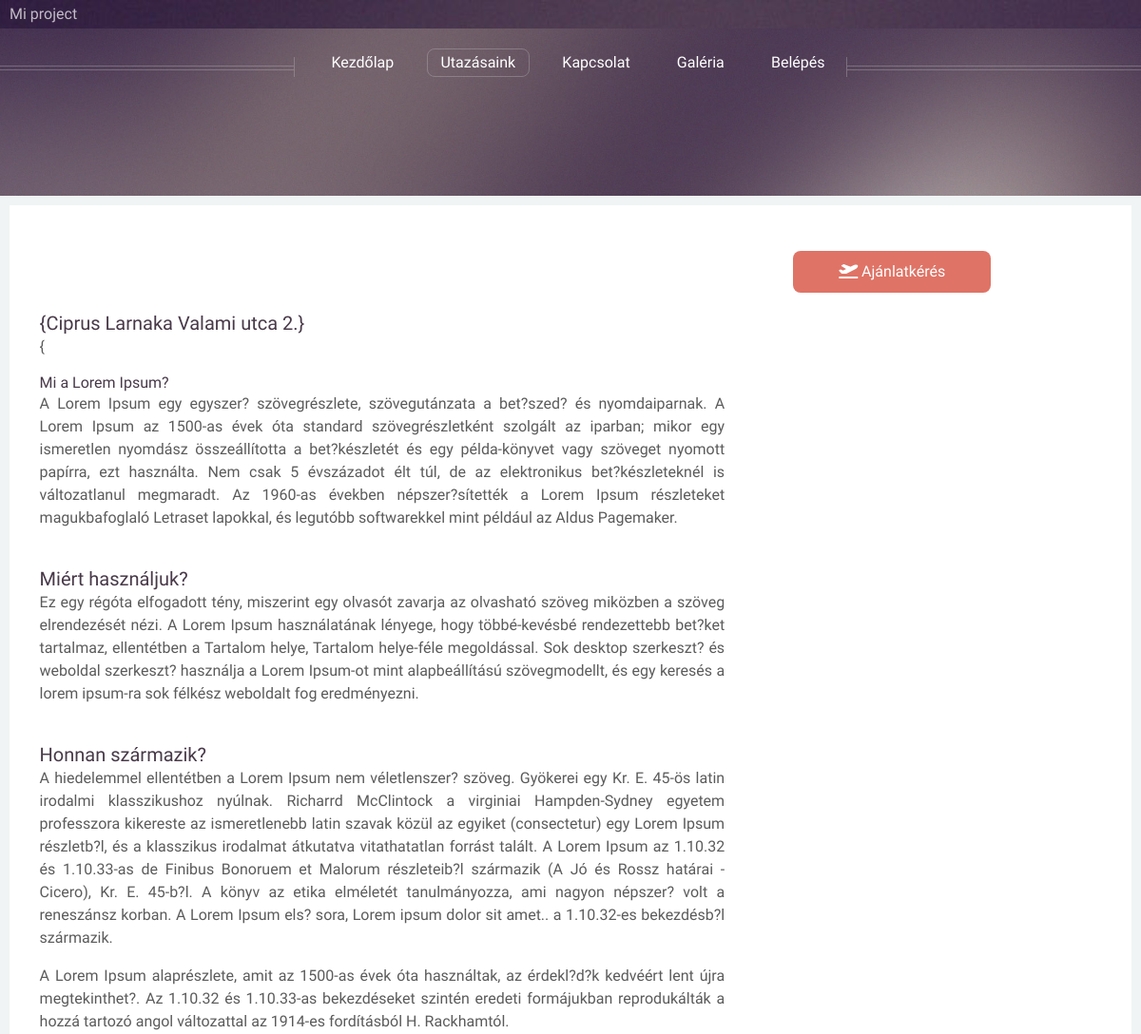
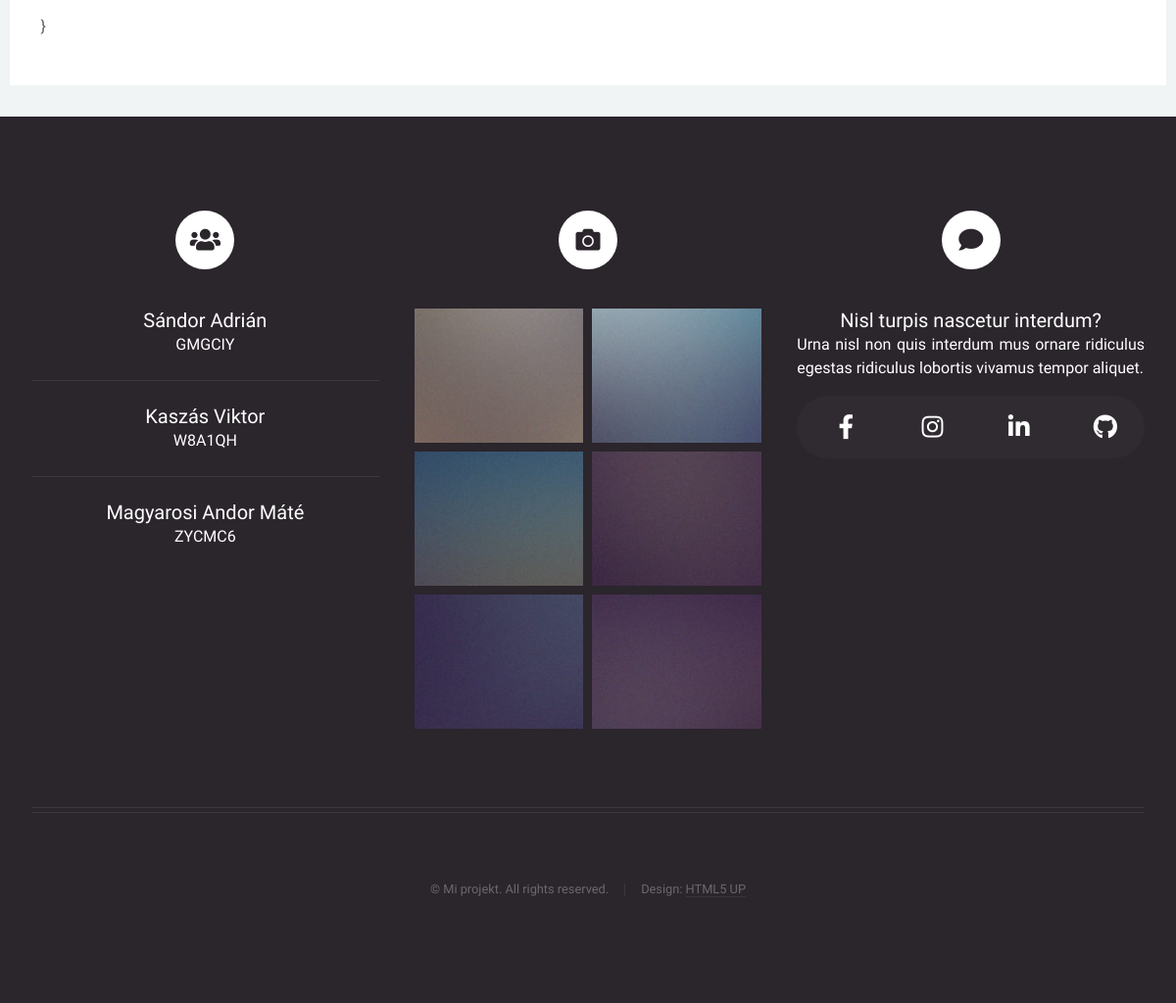
The page /?page=travels on the database its author committed (2 pictures, top to bottom).
### tables this page shows
CREATE TABLE IF NOT EXISTS trips (
	TripId INT NOT NULL AUTO_INCREMENT,
    Country varchar(128),
    Hotel varchar(128),
	City varchar(64),
    Address varchar(128),
    Content text,
    Map varchar(512),
	PRIMARY KEY (TripId)
);

### index.php (called while the page is built)
<?php
include('./Includes/config.inc.php');
$find = current($pages);
if (isset($_GET['page'])) {
	if (isset($pages[$_GET['page']]) && file_exists("./Templates/Pages/{$pages[$_GET['page']]['file']}.tpl.php")) {
		$find = $pages[$_GET['page']];
	}
	else {
		$find = $errorPage;
		header("HTTP/1.0 404 Not Found");
	}
}
include('./Templates/index.tpl.php');
?>

### Includes/config.inc.php (called while the page is built, shortened)
<?php
$header = array(
    'imagePath' => 'Git.png',
    'imageDef' => 'gitLogo',
	'title' => 'Mi project'
);
$pages = array(
	'/' => array('file' => 'home', 'texts' => 'Kezdőlap', 'menun' => array(1,1)),
    'travels' => array('file' => 'travels', 'texts' => 'Utazásaink', 'menun' => array(1,1)),
    'contact' => array('file' => 'contact', 'texts' => 'Kapcsolat', 'menun' => array(1,1)),
    'messages' => array('file' => 'messages', 'texts' => 'Üzeneteim', 'menun' => array(0,1)),
    'gallery' => array('file' => 'gallery', 'texts' => 'Galéria', 'menun' => array(1,1)),
    'signInUp' => array('file' => 'signInUp', 'texts' => 'Belépés', 'menun' => array(1,0)),
    'signOut' => array('file' => 'signOut', 'texts' => 'Kijelentkezés', 'menun' => array(0,1)),
    'login' => array('file' => 'login', 'texts' => '', 'menun' => array(0,0)),
    'registration' => array('file' => 'registration', 'texts' => '', 'menun' => array(0,0)),
    'mail' => array('file' => 'mail', 'texts' => '', 'menun' => array(0,0))
);
?>

### Templates/Pages/travels.tpl.php (the view, shortened to what this page needs)
<div class="homepage is-preload">
<?php
$dbHost = 'localhost';
$dbUsername = 'root';
$dbPassword = '';
$dbName = 'Mi';
$conn = new mysqli($dbHost, $dbUsername, $dbPassword, $dbName);
$sql = "SELECT * FROM trips where TripId=1";
$result = $conn->query($sql);
if ($result->num_rows > 0) {
    echo "<div class=\"wrapper style1\">
	<div class=\"container\">
		<div class=\"row gtr-200\">
            <div class=\"col-8 col-12-mobile\" id=\"content\">";
    while($row = $result->fetch_assoc()) {
        echo "<article>";
        echo "<header>";
        echo "<h3><a href='#'>{".$row['Country']." ".$row['City']." ".$row['Address']."}</a></h3>";
        echo "</header>";
        echo "<p>{".$row['Content']."}</p>";
        echo "</article>";
    }
    echo "
    </div>
    <div class=\"col-4 col-12-mobile\" id=\"content\">
        <a href=\"/?page=contact\" class=\"button\"><i class=\"fas fa-plane-departure\"></i></i> Ajánlatkérés</a>
    </div>
	</div>
    </div>
    </div>";
} else {
    echo "Nincs találat az adatbázisban.";
}
?>
</div>

### Templates/index.tpl.php (shortened to what this page needs)
<!DOCTYPE html>
<html>
<head>
	<link rel="stylesheet" href="./Styles/css/main.css" />
</head>
<body class="right-sidebar is-preload">
	<div id="page-wrapper">
		<header id="main-header">
			<div class="header-content">
				<h1 class="header-title"><?= $header['title'] ?></h1>
			</div>
		</header>
		<div id="header">
        	<aside id="menu">
            		<nav id="nav">
                		<ul>
							<?php foreach ($pages as $url => $page) { ?>
								<?php if(! isset($_SESSION['login']) && $page['menun'][0] || isset($_SESSION['login']) && $page['menun'][1]) { ?>
									<li<?= (($page == $find) ? ' class="active"' : '') ?>>
									<a href="<?= ($url == '/') ? '.' : ('?page=' . $url) ?>">
									<?= $page['texts'] ?></a>
									</li>
								<?php } ?>
							<?php } ?>
                		</ul>
            		</nav>
        	</aside>
		</div>
        <div id="content">
            <?php include("./Templates/Pages/{$find['file']}.tpl.php"); ?>
        </div>
		<div id="footer">
			<div class="container">
				<div class="row">
					<section class="col-4 col-12-mobile">
						<header>
							<h2 class="icon solid fa-users circled"><span class="label">Posts</span></h2>
						</header>
						<ul class="divided">
							<li>
								<article class="post stub">
									<header>
										<h3>Sándor Adrián</a></h3>
									</header>
									<span>GMGCIY</span>
								</article>
							</li>
							<li>
								<article class="post stub">
									<header>
										<h3>Kaszás Viktor</a></h3>
									</header>
									<span>W8A1QH</span>
								</article>
							</li>
							<li>
								<article class="post stub">
									<header>
										<h3>Magyarosi Andor Máté</a></h3>
									</header>
									<span>ZYCMC6</span>
								</article>
							</li>
						</ul>
					</section>
					<section class="col-4 col-12-mobile">
						<header>
							<h2 class="icon solid fa-camera circled"><span class="label">Photos</span></h2>
						</header>
						<div class="row gtr-25">
							<div class="col-6">
								<a href="#" class="image fit"><img src="images/pic10.jpg" alt="" /></a>
							</div>
							<div class="col-6">
								<a href="#" class="image fit"><img src="images/pic11.jpg" alt="" /></a>
							</div>
							<div class="col-6">
								<a href="#" class="image fit"><img src="images/pic12.jpg" alt="" /></a>
							</div>
							<div class="col-6">
								<a href="#" class="image fit"><img src="images/pic13.jpg" alt="" /></a>
							</div>
							<div class="col-6">
								<a href="#" class="image fit"><img src="images/pic14.jpg" alt="" /></a>
							</div>
							<div class="col-6">
								<a href="#" class="image fit"><img src="images/pic15.jpg" alt="" /></a>
							</div>
						</div>
					</section>
					<section class="col-4 col-12-mobile">
						<header>
							<h2 class="icon solid fa-comment circled"><span class="label">Tweets</span></h2>
						</header>
						<header>
							<h3>Nisl turpis nascetur interdum?</h3>
						</header>
						<p>Urna nisl non quis interdum mus ornare ridiculus egestas ridiculus lobortis vivamus tempor aliquet.</p>
						<ul class="icons">
							<li><a href="#" class="icon brands fa-facebook-f"><span class="label">Facebook</span></a></li>
							<li><a href="#" class="icon brands fa-instagram"><span class="label">Instagram</span></a></li>
							<li><a href="#" class="icon brands fa-linkedin-in"><span class="label">Linkedin</span></a></li>
							<li><a href="https://github.com/BobessA/Mi/tree/main" class="icon brands fa-github"><span class="label">Github</span></a></li>
						</ul>
					</section>
				</div>
				<hr />
				<div class="row">
				<div class="col-12">
					<div class="copyright">
						<ul class="menu">
							<li>&copy; Mi projekt. All rights reserved.</li><li>Design: <a href="http://html5up.net">HTML5 UP</a></li>
						</ul>
					</div>
				</div>
				</div>
			</div>
		</div>
	</div>
</body>
</html>

### rows shown on the page
trips: Country "Ciprus", City "Larnaka", Address "Valami utca 2.", Content "Mi a Lorem Ipsum? A Lorem Ipsum egy egyszer? szövegrészlete, szövegutánzata a bet?szed? és nyomdaiparnak. A Lorem Ipsum az 1500-as évek óta standard szövegrészletként szolgált az iparban; mikor egy ismeretlen nyomdász összeállította a bet?készletét és egy példa-könyvet vagy szöveget nyomott papírra, ezt használta. Nem csak 5 évszázadot élt túl, de az elektronikus bet?készleteknél is változatlanul megmaradt. Az 1960-as években népszer?sítették a Lorem Ipsum részleteket magukbafoglaló Letraset lapokkal, és legutóbb softwarekkel mint például az Aldus Pagemaker. Miért használjuk? Ez egy régóta elfogadott tény, miszerint egy olvasót zavarja az olvasható szöveg miközben a szöveg elrendezését…"

### other values the page prints
$header['title'] "Mi project"
$page['texts'] "Kezdőlap"
$page['texts'] "Utazásaink"
$page['texts'] "Kapcsolat"
$page['texts'] "Galéria"
$page['texts'] "Belépés"
